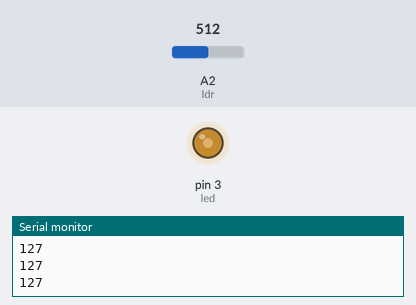
Bench run of a sketch on a simulated Arduino Uno, built with avr-gcc and run on an emulated ATmega328P. On the bench: output pins drawn as LEDs (lit = HIGH), the last lines printed to the serial monitor. The inputs (shaded band) are chosen by the test bench; at power-on: A2 (ldr) = 512.

Above: at 1.2 s.
1.3 s: A2 (ldr) set to 716
At 1.7 s:
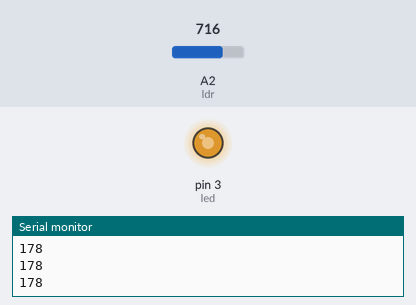
2.9 s: A2 (ldr) set to 900
At 4.2 s:
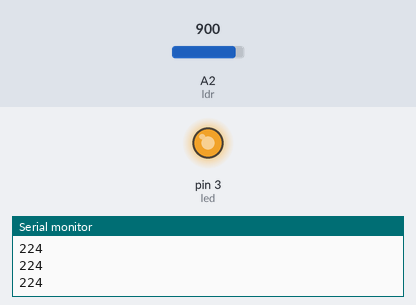
4.5 s: A2 (ldr) set to 122
At 5.8 s:
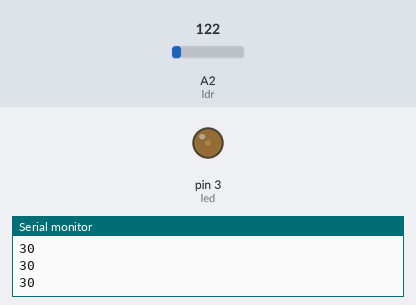
6.1 s: A2 (ldr) set to 0
At 7.2 s:
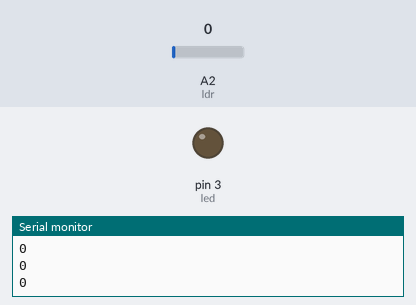
7.7 s: A2 (ldr) set to 511
At 8.5 s:
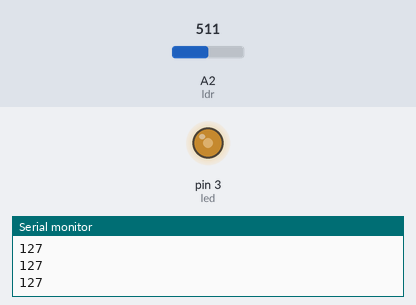
Timing chart, 0 to 10.3 s (numbered marks = the images above; inputs shaded):
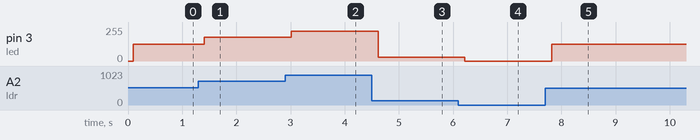

Measured:
- after the input at 1.3 s, pin 3 (led): 127/255 → 178/255 after 0.10 s
- after the input at 2.9 s, pin 3 (led): 178/255 → 224/255 after 0.11 s
- after the input at 4.5 s, pin 3 (led): 224/255 → 30/255 after 0.12 s
- after the input at 6.1 s, pin 3 (led): 30/255 → 0/255 after 0.12 s
- after the input at 7.7 s, pin 3 (led): 0/255 → 127/255 after 0.12 s

The sketch:

LDR_light_dependent_resistor_with_connected_PWM_led.ino
```cpp
int ldr=A2;
int ldrvalue;
int led=3;

void setup() {
  // put your setup code here, to run once:
pinMode(ldr, INPUT);
pinMode(led, OUTPUT);
Serial.begin(9600);
}

void loop() {
  // put your main code here, to run repeatedly:
ldrvalue=analogRead(ldr);
ldrvalue=ldrvalue/4.01568627451;
Serial.println(ldrvalue);
delay(100);

analogWrite(led, ldrvalue);
}
```
